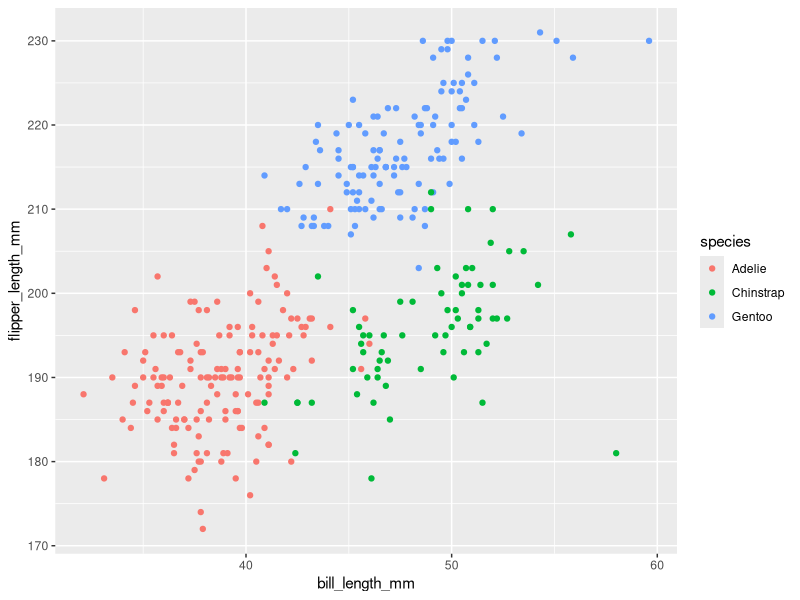
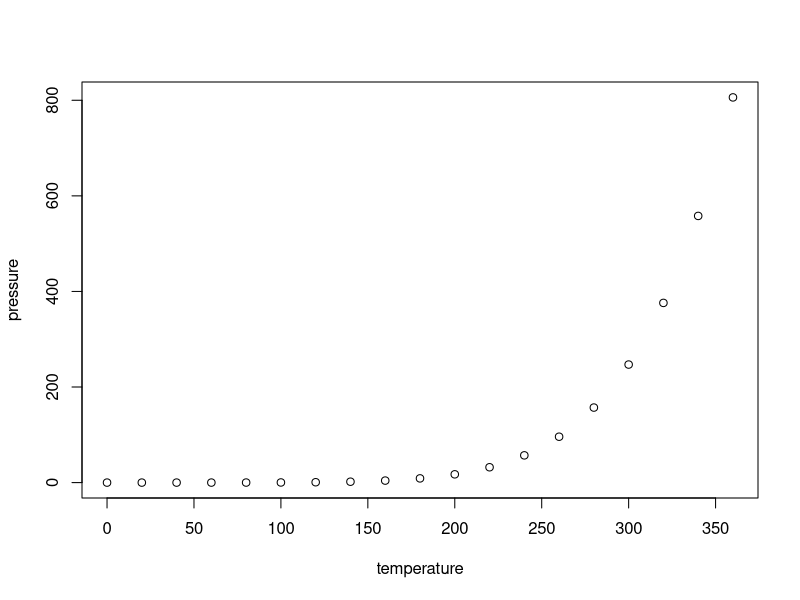

Source code (R) for these figures, in order:
## ---- chunk 1
library(tidyverse)
knitr::opts_chunk$set(echo = TRUE)
## ---- chunk 2
data("penguins", package = "palmerpenguins")
## ---- chunk 3
nrow(penguins)
ncol(penguins)
## ---- chunk 4
mean(penguins$flipper_length_mm)
#can't recognize column "flipper_length_mm"
## ---- chunk 5
ggplot(penguins, aes(x = bill_length_mm, y = flipper_length_mm, color = species)) + geom_point ()
## ---- chunk 6
plot(pressure)
